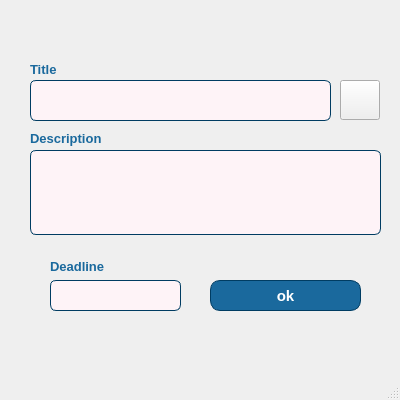
<?xml version="1.0" encoding="UTF-8"?>
<ui version="4.0">
 <class>TWindow</class>
 <widget class="QMainWindow" name="TWindow">
  <property name="geometry">
   <rect>
    <x>0</x>
    <y>0</y>
    <width>400</width>
    <height>400</height>
   </rect>
  </property>
  <property name="minimumSize">
   <size>
    <width>400</width>
    <height>400</height>
   </size>
  </property>
  <property name="maximumSize">
   <size>
    <width>400</width>
    <height>400</height>
   </size>
  </property>
  <property name="windowTitle">
   <string>MainWindow</string>
  </property>
  <property name="styleSheet">
   <string notr="true">background-image:url(:/rgb.png)</string>
  </property>
  <widget class="QWidget" name="centralwidget">
   <widget class="QTextEdit" name="DescriptionlineEdit">
    <property name="geometry">
     <rect>
      <x>30</x>
      <y>150</y>
      <width>351</width>
      <height>85</height>
     </rect>
    </property>
    <property name="font">
     <font>
      <family>Arial</family>
      <pointsize>10</pointsize>
      <bold>true</bold>
     </font>
    </property>
    <property name="styleSheet">
     <string notr="true">background:#FEF3F7;
color: #1a699d;
border : 1px solid #003c62;
border-radius: 6px;</string>
    </property>
   </widget>
   <widget class="QLabel" name="label_11">
    <property name="geometry">
     <rect>
      <x>30</x>
      <y>130</y>
      <width>299</width>
      <height>17</height>
     </rect>
    </property>
    <property name="font">
     <font>
      <family>Arial</family>
      <pointsize>10</pointsize>
      <bold>true</bold>
     </font>
    </property>
    <property name="styleSheet">
     <string notr="true">background:none;
color: #1a699d;</string>
    </property>
    <property name="text">
     <string>Description</string>
    </property>
   </widget>
   <widget class="QLabel" name="label_2">
    <property name="geometry">
     <rect>
      <x>30</x>
      <y>60</y>
      <width>35</width>
      <height>18</height>
     </rect>
    </property>
    <property name="font">
     <font>
      <family>Arial</family>
      <pointsize>10</pointsize>
      <bold>true</bold>
     </font>
    </property>
    <property name="styleSheet">
     <string notr="true">background:none;
color: #1a699d;</string>
    </property>
    <property name="text">
     <string>Title</string>
    </property>
   </widget>
   <widget class="QLineEdit" name="TitlelineEdit">
    <property name="geometry">
     <rect>
      <x>30</x>
      <y>80</y>
      <width>301</width>
      <height>41</height>
     </rect>
    </property>
    <property name="minimumSize">
     <size>
      <width>0</width>
      <height>0</height>
     </size>
    </property>
    <property name="font">
     <font>
      <family>Arial</family>
      <pointsize>13</pointsize>
      <bold>true</bold>
     </font>
    </property>
    <property name="styleSheet">
     <string notr="true">background:#FEF3F7;
color: #1a699d;
border : 1px solid #003c62;
border-radius: 6px;
</string>
    </property>
   </widget>
   <widget class="QLabel" name="label_5">
    <property name="geometry">
     <rect>
      <x>50</x>
      <y>257</y>
      <width>67</width>
      <height>19</height>
     </rect>
    </property>
    <property name="font">
     <font>
      <family>Arial</family>
      <pointsize>10</pointsize>
      <bold>true</bold>
     </font>
    </property>
    <property name="styleSheet">
     <string notr="true">background:none;
color: #1a699d;</string>
    </property>
    <property name="text">
     <string>Deadline</string>
    </property>
   </widget>
   <widget class="QPushButton" name="OkButton">
    <property name="enabled">
     <bool>true</bool>
    </property>
    <property name="geometry">
     <rect>
      <x>210</x>
      <y>280</y>
      <width>151</width>
      <height>31</height>
     </rect>
    </property>
    <property name="font">
     <font>
      <pointsize>11</pointsize>
      <bold>true</bold>
     </font>
    </property>
    <property name="cursor">
     <cursorShape>PointingHandCursor</cursorShape>
    </property>
    <property name="styleSheet">
     <string notr="true">background:#1a699d;
color: white;
border : 1px solid #003c62;
border-radius:10px;
</string>
    </property>
    <property name="text">
     <string>ok</string>
    </property>
   </widget>
   <widget class="QPushButton" name="icon">
    <property name="geometry">
     <rect>
      <x>340</x>
      <y>80</y>
      <width>40</width>
      <height>40</height>
     </rect>
    </property>
    <property name="text">
     <string/>
    </property>
   </widget>
   <widget class="QLineEdit" name="DeadlinelineEdit">
    <property name="geometry">
     <rect>
      <x>50</x>
      <y>280</y>
      <width>131</width>
      <height>31</height>
     </rect>
    </property>
    <property name="minimumSize">
     <size>
      <width>0</width>
      <height>0</height>
     </size>
    </property>
    <property name="font">
     <font>
      <family>Arial</family>
      <pointsize>12</pointsize>
      <bold>true</bold>
     </font>
    </property>
    <property name="styleSheet">
     <string notr="true">background:#FEF3F7;
color: #1a699d;
border : 1px solid #003c62;
border-radius: 6px;
</string>
    </property>
    <property name="text">
     <string/>
    </property>
    <property name="maxLength">
     <number>10</number>
    </property>
    <property name="alignment">
     <set>Qt::AlignCenter</set>
    </property>
   </widget>
  </widget>
  <widget class="QMenuBar" name="menubar">
   <property name="geometry">
    <rect>
     <x>0</x>
     <y>0</y>
     <width>400</width>
     <height>25</height>
    </rect>
   </property>
  </widget>
  <widget class="QStatusBar" name="statusbar"/>
 </widget>
 <resources/>
 <connections/>
</ui>
